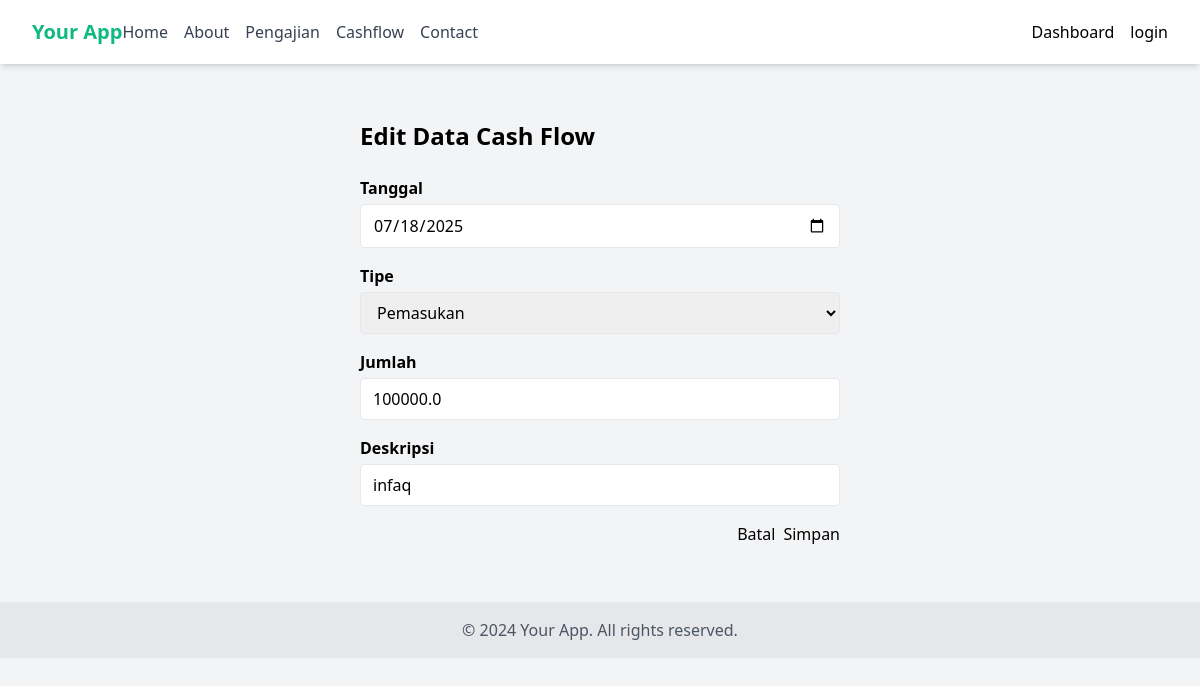
The app's page /cashflow/cashflow/edit/3 with its own data.
### models/cashflow.py (models this page shows, shortened)
class CashFlow(db.Model):
    id = db.Column(db.Integer, primary_key=True)
    date = db.Column(db.Date, nullable=False, default=datetime.utcnow)
    type = db.Column(db.String(20), nullable=False)  # 'income' or 'expense'
    amount = db.Column(db.Float, nullable=False)
    description = db.Column(db.String(255), nullable=False)

### routes/cashflow_routes.py (the view, shortened to what this page needs)
@cashflow_bp.route('/cashflow/edit/<int:id>', methods=['GET', 'POST'])
def edit(id):
    cashflow = CashFlow.query.get_or_404(id)
    form = CashFlowForm(obj=cashflow)
    return render_template('cashflow/edit.html', form=form, cashflow=cashflow)

### forms/cashflow_forms.py
class CashFlowForm(FlaskForm):
    date = DateField('Tanggal', format='%Y-%m-%d', validators=[DataRequired()])
    type = SelectField('Tipe', choices=[('income', 'Pemasukan'), ('expense', 'Pengeluaran')], validators=[DataRequired()])
    amount = FloatField('Jumlah', validators=[DataRequired(), NumberRange(min=0)])
    description = StringField('Deskripsi', validators=[DataRequired(), Length(max=255)])
    submit = SubmitField('Simpan')

### templates/cashflow/edit.html (shortened to what this page needs)
{% extends 'base.html' %}
{% block content %}
<div class="container mx-auto px-4 py-8 max-w-lg">
    <h1 class="text-2xl font-bold mb-6">Edit Data Cash Flow</h1>
    <form method="POST">
        <div class="mb-4">
            {{ form.date.label(class="block mb-1 font-semibold") }}
            {{ form.date(class="w-full border rounded px-3 py-2") }}
        </div>
        <div class="mb-4">
            {{ form.type.label(class="block mb-1 font-semibold") }}
            {{ form.type(class="w-full border rounded px-3 py-2") }}
        </div>
        <div class="mb-4">
            {{ form.amount.label(class="block mb-1 font-semibold") }}
            {{ form.amount(class="w-full border rounded px-3 py-2") }}
        </div>
        <div class="mb-4">
            {{ form.description.label(class="block mb-1 font-semibold") }}
            {{ form.description(class="w-full border rounded px-3 py-2") }}
        </div>
        <div class="flex justify-end">
            <a href="{{ url_for('cashflow.index') }}" class="btn-outline mr-2">Batal</a>
            {{ form.submit(class="btn-primary") }}
        </div>
    </form>
</div>
{% endblock %}

### static/css/style.css (style rules this page uses)
*,:after,:before { --tw-border-spacing-x:0;--tw-border-spacing-y:0;--tw-translate-x:0;--tw-translate-y:0;--tw-rotate:0;--tw-skew-x:0;--tw-skew-y:0;--tw-scale-x:1;--tw-scale-y:1;--tw-pan-x: ;--tw-pan-y: ;--tw-pinch-zoom: ;--tw-scroll-snap-strictness:proximity;--tw-gradient-from-position: ;--tw-gradient-via-position: ;--tw-gradient-to-position: ;--tw-ordinal: ;--tw-slashed-zero: ;--tw-numeric-figure: ;--tw-numeric-spacing: ;--tw-numeric-fraction: ;--tw-ring-inset: ;--tw-ring-offset-width:0px;--tw-ring-offset-color:#fff;--tw-ring-color:rgba(59,130,246,.5);--tw-ring-offset-shadow:0 0 #0000;--tw-ring-shadow:0 0 #0000;--tw-shadow:0 0 #0000;--tw-shadow-colored:0 0 #0000;--tw-blur: ;--tw-brightness: ;--tw-contrast: ;--tw-grayscale: ;--tw-hue-rotate: ;--tw-invert: ;--tw-saturate: ;--tw-sepia: ;--tw-drop-shadow: ;--tw-backdrop-blur: ;--tw-backdrop-brightness: ;--tw-backdrop-contrast: ;--tw-backdrop-grayscale: ;--tw-backdrop-hue-rotate: ;--tw-backdrop-invert: ;--tw-backdrop-opacity: ;--tw-backdrop-saturate: ;--tw-backdrop-sepia: ;--tw-contain-size: ;--tw-contain-layout: ;--tw-contain-paint: ;--tw-contain-style: }
*,:after,:before { box-sizing:border-box;border:0 solid #e5e7eb }
:after,:before { --tw-content:"" }
:host,html { line-height:1.5;-webkit-text-size-adjust:100%;-moz-tab-size:4;-o-tab-size:4;tab-size:4;font-family:ui-sans-serif,system-ui,sans-serif,Apple Color Emoji,Segoe UI Emoji,Segoe UI Symbol,Noto Color Emoji;font-feature-settings:normal;font-variation-settings:normal;-webkit-tap-highlight-color:transparent }
body { margin:0;line-height:inherit }
h1,h2,h3,h4,h5,h6 { font-size:inherit;font-weight:inherit }
a { color:inherit;text-decoration:inherit }
button,input,optgroup,select,textarea { font-family:inherit;font-feature-settings:inherit;font-variation-settings:inherit;font-size:100%;font-weight:inherit;line-height:inherit;letter-spacing:inherit;color:inherit;margin:0;padding:0 }
button,select { text-transform:none }
button,input:where([type=button]),input:where([type=reset]),input:where([type=submit]) { -webkit-appearance:button;background-color:transparent;background-image:none }
blockquote,dd,dl,figure,h1,h2,h3,h4,h5,h6,hr,p,pre { margin:0 }
input::placeholder,textarea::placeholder { opacity:1;color:#9ca3af }
.container { width:100% }
@media (min-width:640px) { .container { max-width:640px } }
@media (min-width:768px) { .container { max-width:768px } }
@media (min-width:1024px) { .container { max-width:1024px } }
.mx-auto { margin-left:auto;margin-right:auto }
.mb-1 { margin-bottom:.25rem }
.mb-4 { margin-bottom:1rem }
.mb-6 { margin-bottom:1.5rem }
.mr-2 { margin-right:.5rem }
.block { display:block }
.flex { display:flex }
.w-full { width:100% }
.max-w-lg { max-width:32rem }
.justify-end { justify-content:flex-end }
.rounded { border-radius:.25rem }
.border { border-width:1px }
.bg-gray-100 { --tw-bg-opacity:1;background-color:rgb(243 244 246/var(--tw-bg-opacity,1)) }
.px-3 { padding-left:.75rem;padding-right:.75rem }
.px-4 { padding-left:1rem;padding-right:1rem }
.py-2 { padding-top:.5rem;padding-bottom:.5rem }
.py-8 { padding-top:2rem;padding-bottom:2rem }
.text-2xl { font-size:1.5rem;line-height:2rem }
.font-bold { font-weight:700 }
.font-semibold { font-weight:600 }

### records on screen
CashFlow: date "07/18/2025", type "Pemasukan", amount "100000.0", description "infaq"
